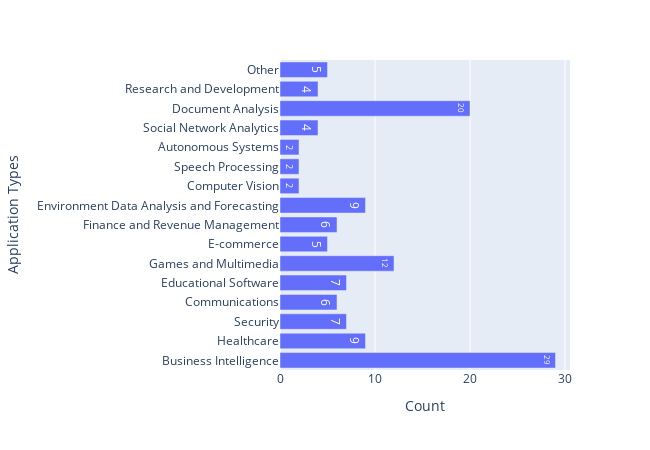

Notebook source saved alongside this figure:
### Code cell
data = pd.DataFrame()
val_list =['Business Intelligence', 'Healthcare', 'Security', 'Communications', 'Educational Software', 'Games and Multimedia', 
           'E-commerce', 'Finance and Revenue Management', 'Environment Data Analysis and Forecasting', 'Computer Vision', 'Speech Processing', 
           'Autonomous Systems', 'Social Network Analytics', 'Document Analysis', 'Research and Development', 'Other']

val_count =[29, 9, 7, 6, 7, 12, 5, 6, 9, 2, 2, 2, 4, 20, 4, 5]
data['Application Types'] = val_list
data['Count'] = val_count
fig = px.bar(data, y='Application Types', x='Count',text=val_count, orientation ='h', height =450, width=650) #,text=val_list
fig.show()

### Figure 1 — Plotly figure (JSON) as saved in the notebook; plotly's stock layout.template omitted (floating-point values rounded to 4 significant figures)
{"data": [{"alignmentgroup": "True", "hoverlabel": {"namelength": 0}, "hovertemplate": "Count=%{x}<br>Application Types=%{y}<br>text=%{text}", "legendgroup": "", "marker": {"color": "#636efa"}, "name": "", "offsetgroup": "", "orientation": "h", "showlegend": false, "text": [29, 9, 7, 6, 7, 12, 5, 6, 9, 2, 2, 2, 4, 20, 4, 5], "textposition": "auto", "type": "bar", "x": [29, 9, 7, 6, 7, 12, 5, 6, 9, 2, 2, 2, 4, 20, 4, 5], "xaxis": "x", "y": ["Business Intelligence", "Healthcare", "Security", "Communications", "Educational Software", "Games and Multimedia", "E-commerce", "Finance and Revenue Management", "Environment Data Analysis and Forecasting", "Computer Vision", "Speech Processing", "Autonomous Systems", "Social Network Analytics", "Document Analysis", "Research and Development", "Other"], "yaxis": "y"}], "layout": {"barmode": "relative", "height": 450, "legend": {"tracegroupgap": 0}, "margin": {"t": 60}, "width": 650, "xaxis": {"anchor": "y", "domain": [0, 1], "title": {"text": "Count"}}, "yaxis": {"anchor": "x", "domain": [0, 1], "title": {"text": "Application Types"}}}}
